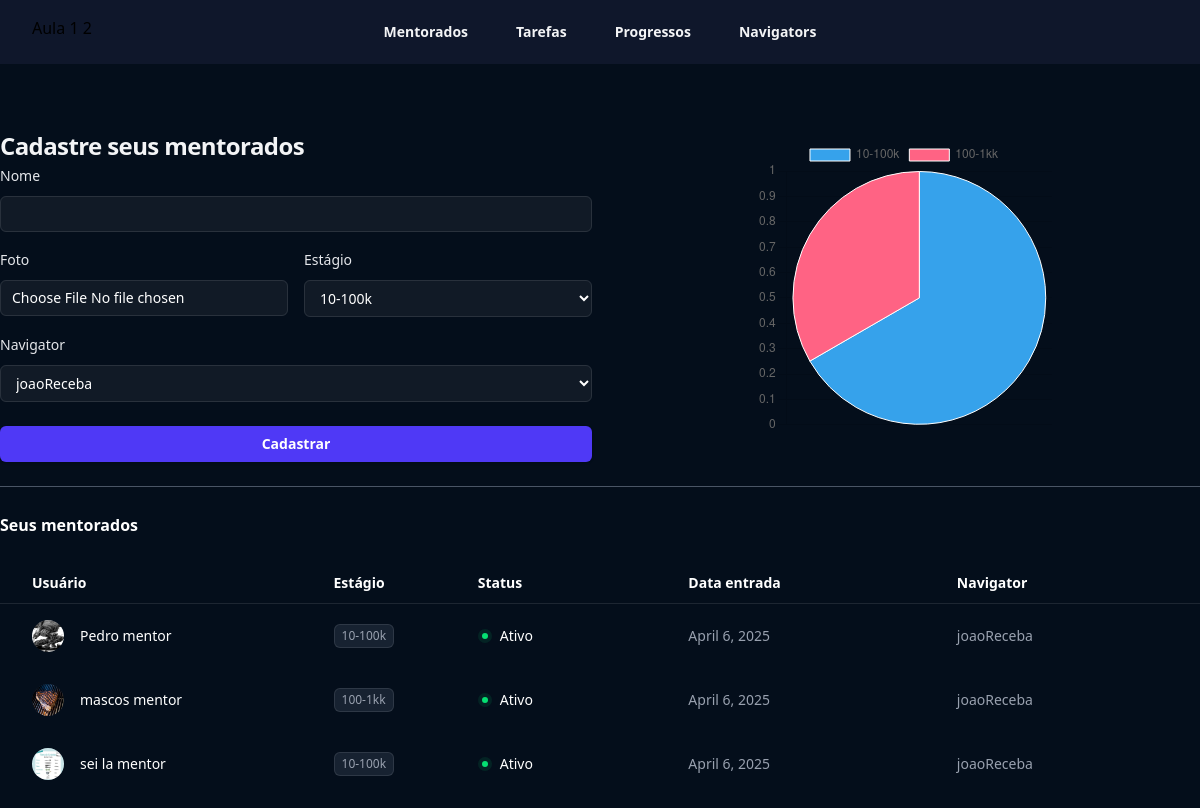
Page /mentorados/ (signed in) on the committed database.
### mentorados/models.py (models this page shows, shortened)
class Mentorados(models.Model):
    estado_choices = (("E1", "10-100k"), ("E2", "100-1kk"))
    nome = models.CharField(max_length=255)
    foto = models.ImageField(upload_to="fotos", null=True, blank=True)
    estagio = models.CharField(max_length=2, choices=estado_choices)
    navigator = models.ForeignKey(Navigators, null=True, on_delete=models.CASCADE)
    user = models.ForeignKey(User, on_delete=models.CASCADE)  # mentor
    criado_em = models.DateField(auto_now_add=True)
    token = models.CharField(max_length=16)

class Navigators(models.Model):
    nome = models.CharField(max_length=255)
    user = models.ForeignKey(User, on_delete=models.CASCADE)  # mentor

### mentorados/views.py (the view, shortened to what this page needs)
# urls.py: path("mentorados/", include("mentorados.urls")),
def mentorados(request):
    if not request.user.is_authenticated:
        return redirect("login")
    if request.method == "GET":
        navigators = Navigators.objects.filter(user=request.user)
        mentorados = Mentorados.objects.filter(user=request.user)
        estagios_flat = []
        qtd_estagios = []
        for item in Mentorados.estado_choices:
            estagios_flat.append(item[1])
        for i, j in Mentorados.estado_choices:
            x = Mentorados.objects.filter(estagio=i, user=request.user).count()
            qtd_estagios.append(x)
        return render(
            request,
            "mentorados.html",
            {
                "estagios": Mentorados.estado_choices,
                "navigators": navigators,
                "mentorados": mentorados,
                "estagios_flat": estagios_flat,
                "qtd_estagios": qtd_estagios,
            },
        )

### mentorados/templates/mentorados.html (shortened to what this page needs)
{% extends "base.html" %} {% load static %} {% block 'body' %}
<header class="bg-slate-900">
  <nav
    class="flex items-center justify-between p-4 lg:px-8"
    aria-label="Global"
  >
    <div class="flex lg:flex-1">
      Aula 1 2
      <a href="#" class="-m-1.5 p-1.5">
      </a>
    </div>
    <div class="hidden lg:flex lg:gap-x-12">
      <a href="#" class="text-sm/6 font-semibold text-gray-100">Mentorados</a>
      <a href="#" class="text-sm/6 font-semibold text-gray-100">Tarefas</a>
      <a href="#" class="text-sm/6 font-semibold text-gray-100">Progressos</a>
      <a href="#" class="text-sm/6 font-semibold text-gray-100">Navigators</a>
    </div>
  </nav>
</header>
<div class="bg-[#040e1b] min-h-screen">
  <div class="max-w-7xl mx-auto py-12">
    <div class="grid grid-cols-2 gap-4">
      <div>
        <form
          action="{% url 'mentorados' %}"
          method="POST"
          enctype="multipart/form-data"
        >
          <h2 class="mt-4 text-2xl/9 font-bold tracking-tight text-gray-100">
            Cadastre seus mentorados
          </h2>
          <div>
            <label for="email" class="block text-sm/6 font-medium text-gray-200"
              >Nome</label
            >
            <div class="mt-2">
              <input
                type="text"
                name="nome"
                required
                class="block w-full rounded-md bg-white/5 px-3 py-1.5 text-base text-white outline outline-1 -outline-offset-1 outline-white/10 placeholder:text-gray-500 focus:outline focus:outline-2 focus:-outline-offset-2 focus:outline-indigo-500 sm:text-sm/6"
              />
            </div>
          </div>
          <div class="grid grid-cols-2 gap-4 mt-4">
            <div>
              <label class="block text-sm/6 font-medium text-gray-200"
                >Foto</label
              >
              <div class="mt-2">
                <input
                  type="file"
                  name="foto"
                  id="foto"
                  autocomplete="foto"
                  required
                  class="block w-full rounded-md bg-white/5 px-3 py-1.5 text-base text-white outline outline-1 -outline-offset-1 outline-white/10 placeholder:text-gray-500 focus:outline focus:outline-2 focus:-outline-offset-2 focus:outline-indigo-500 sm:text-sm/6"
                />
              </div>
            </div>
            <div>
              <label class="block text-sm/6 font-medium text-gray-200"
                >Estágio</label
              >
              <div class="mt-2">
                <select
                  name="estagio"
                  id=""
                  class="block w-full rounded-md bg-white/5 px-3 py-2 text-base text-white outline outline-1 -outline-offset-1 outline-white/10 placeholder:text-gray-500 focus:outline focus:outline-2 focus:-outline-offset-2 focus:outline-indigo-500 sm:text-sm/6"
                >
                  {% for estagio in estagios %}
                  <option class="text-slate-900" value="{{estagio.0}}">
                    {{estagio.1}}
                  </option>
                  {% endfor %}
                </select>
              </div>
            </div>
          </div>
          <div class="mt-4">
            <label class="block text-sm/6 font-medium text-gray-200"
              >Navigator</label
            >
            <div class="mt-2">
              <select
                name="navigator"
                id=""
                class="block w-full rounded-md bg-white/5 px-3 py-2 text-base text-white outline outline-1 -outline-offset-1 outline-white/10 placeholder:text-gray-500 focus:outline focus:outline-2 focus:-outline-offset-2 focus:outline-indigo-500 sm:text-sm/6"
              >
                {% for navigator in navigators %}
                <option value="{{navigator.id}}">{{navigator.nome}}</option>
                {% endfor %}
              </select>
            </div>
            <br />
            <button
              type="submit"
              class="flex w-full justify-center cursor-pointer rounded-md bg-indigo-600 px-3 py-1.5 text-sm/6 font-semibold text-white shadow-sm hover:bg-indigo-500 focus-visible:outline focus-visible:outline-2 focus-visible:outline-offset-2 focus-visible:outline-indigo-600"
            >
              Cadastrar
            </button>
          </div>
        </form>
      </div>
      <div class="flex justify-center items-center w-1/2 mx-auto">
        <canvas id="myChart" class="w-24 h-24"></canvas>
      </div>
    </div>
    <div class="mt-6">
      <hr class="border-gray-600" />
      <br />
      <h2 class="text-base/7 font-semibold text-white">Seus mentorados</h2>
      <table class="mt-6 w-full whitespace-nowrap text-left">
        <thead class="border-b border-white/10 text-sm/6 text-white">
          <tr>
            <th
              scope="col"
              class="py-2 pl-4 pr-8 font-semibold sm:pl-6 lg:pl-8"
            >
              Usuário
            </th>
            <th
              scope="col"
              class="hidden py-2 pl-0 pr-8 font-semibold sm:table-cell"
            >
              Estágio
            </th>
            <th
              scope="col"
              class="py-2 pl-0 pr-4 text-right font-semibold sm:pr-8 sm:text-left lg:pr-20"
            >
              Status
            </th>
            <th
              scope="col"
              class="hidden py-2 pl-0 pr-8 font-semibold md:table-cell lg:pr-20"
            >
              Data entrada
            </th>
            <th
              scope="col"
              class="hidden py-2 pl-0 pr-8 font-semibold md:table-cell lg:pr-20"
            >
              Navigator
            </th>
          </tr>
        </thead>
        {% for mentorado in mentorados %}
        <tbody class="divide-y divide-white/5">
          <tr>
            <td class="py-4 pl-4 pr-8 sm:pl-6 lg:pl-8">
              <div class="flex items-center gap-x-4">
                <img
                  src="{{mentorado.foto.url}}"
                  alt=""
                  class="size-8 rounded-full bg-gray-800"
                />
                <div class="truncate text-sm/6 font-medium text-white">
                  {{mentorado.nome}}
                </div>
              </div>
            </td>
            <td class="hidden py-4 pl-0 pr-4 sm:table-cell sm:pr-8">
              <div class="flex gap-x-3">
                <div
                  class="rounded-md bg-gray-700/40 px-2 py-1 text-xs font-medium text-gray-400 ring-1 ring-inset ring-white/10"
                >
                  {{mentorado.get_estagio_display}}
                </div>
              </div>
            </td>
            <td class="py-4 pl-0 pr-4 text-sm/6 sm:pr-8 lg:pr-20">
              <div
                class="flex items-center justify-end gap-x-2 sm:justify-start"
              >
                <div
                  class="flex-none rounded-full bg-green-400/10 p-1 text-green-400"
                >
                  <div class="size-1.5 rounded-full bg-current"></div>
                </div>
                <div class="hidden text-white sm:block">Ativo</div>
              </div>
            </td>
            <td
              class="hidden py-4 pl-0 pr-8 text-sm/6 text-gray-400 md:table-cell lg:pr-20"
            >
              {{mentorado.criado_em}}
            </td>
            <td
              class="hidden py-4 pl-0 pr-8 text-sm/6 text-gray-400 md:table-cell lg:pr-20"
            >
              {{mentorado.navigator.nome}}
            </td>
          </tr>
          {%endfor%}
        </tbody>
      </table>
    </div>
  </div>
</div>
<script>
  const ctx = document.getElementById("myChart");
  new Chart(ctx, {
    type: "pie",
    data: {
      labels: {{estagios_flat|safe}},
      datasets: [
        {
          label: "",
          data: {{qtd_estagios|safe}},
          borderWidth: 1,
        },
      ],
    },
    options: {
      scales: {
        y: {
          beginAtZero: true,
        },
      },
    },
  });
</script>
{% endblock 'body' %}

### templates/base.html (shortened to what this page needs)
<!DOCTYPE html>
<html lang="en">
  <head>
    <script src="https://unpkg.com/@tailwindcss/browser@4"></script>
  </head>
  <body>
    {% block 'body' %}{% endblock 'body' %}
  </body>
</html>

### rows in the picture
Mentorados: foto (picture), nome "Pedro mentor", estagio "10-100k", criado_em "April 6, 2025", navigator.nome "joaoReceba"
Mentorados: foto (picture), nome "mascos mentor", estagio "100-1kk", criado_em "April 6, 2025", navigator.nome "joaoReceba"
Mentorados: foto (picture), nome "sei la mentor", estagio "10-100k", criado_em "April 6, 2025", navigator.nome "joaoReceba"

### other values in the picture
form field estagio "10-100k"
form field navigator "joaoReceba"
chart data {{ qtd_estagios|safe }} [2, 1]
